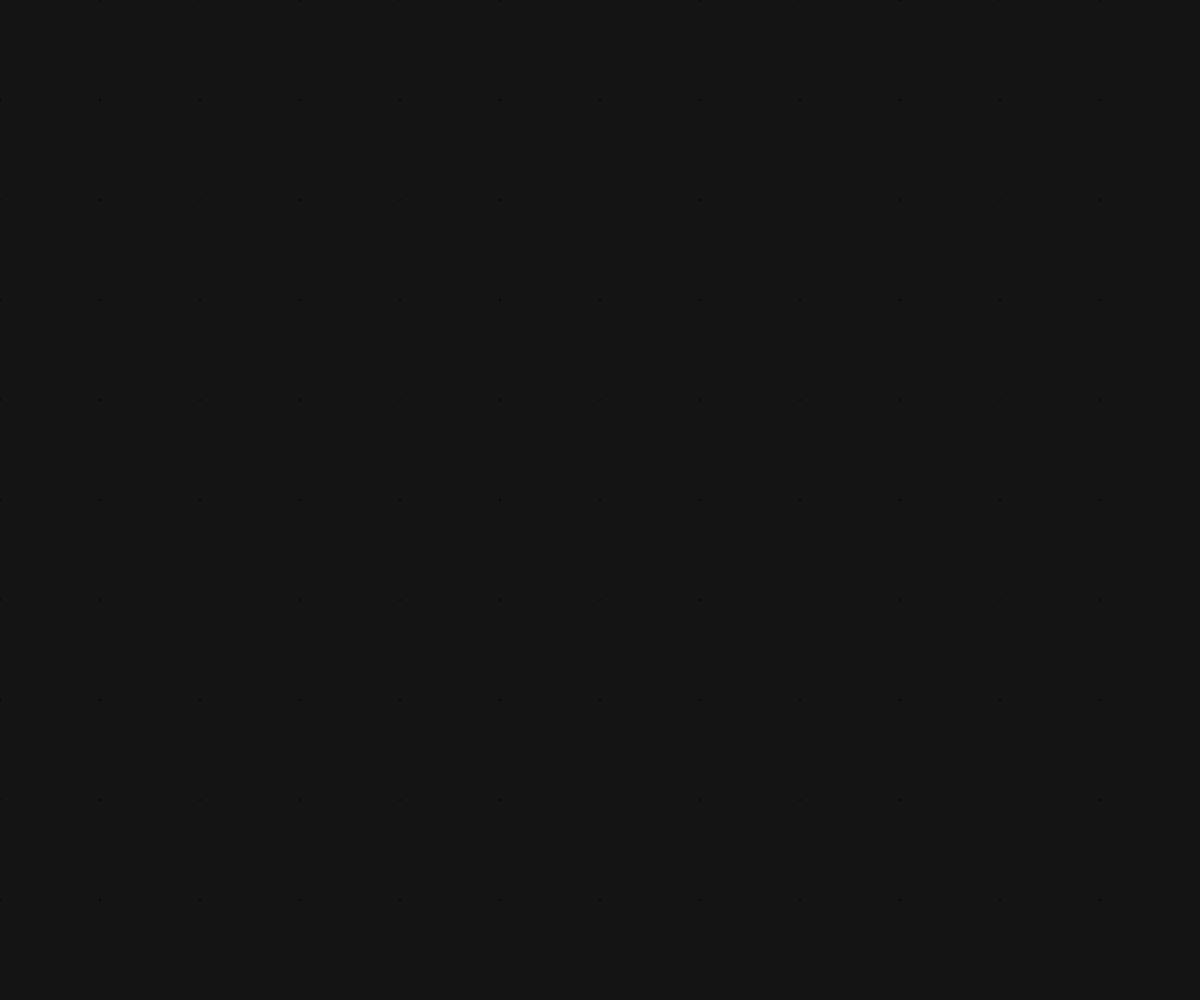
Frame 1 (no input)
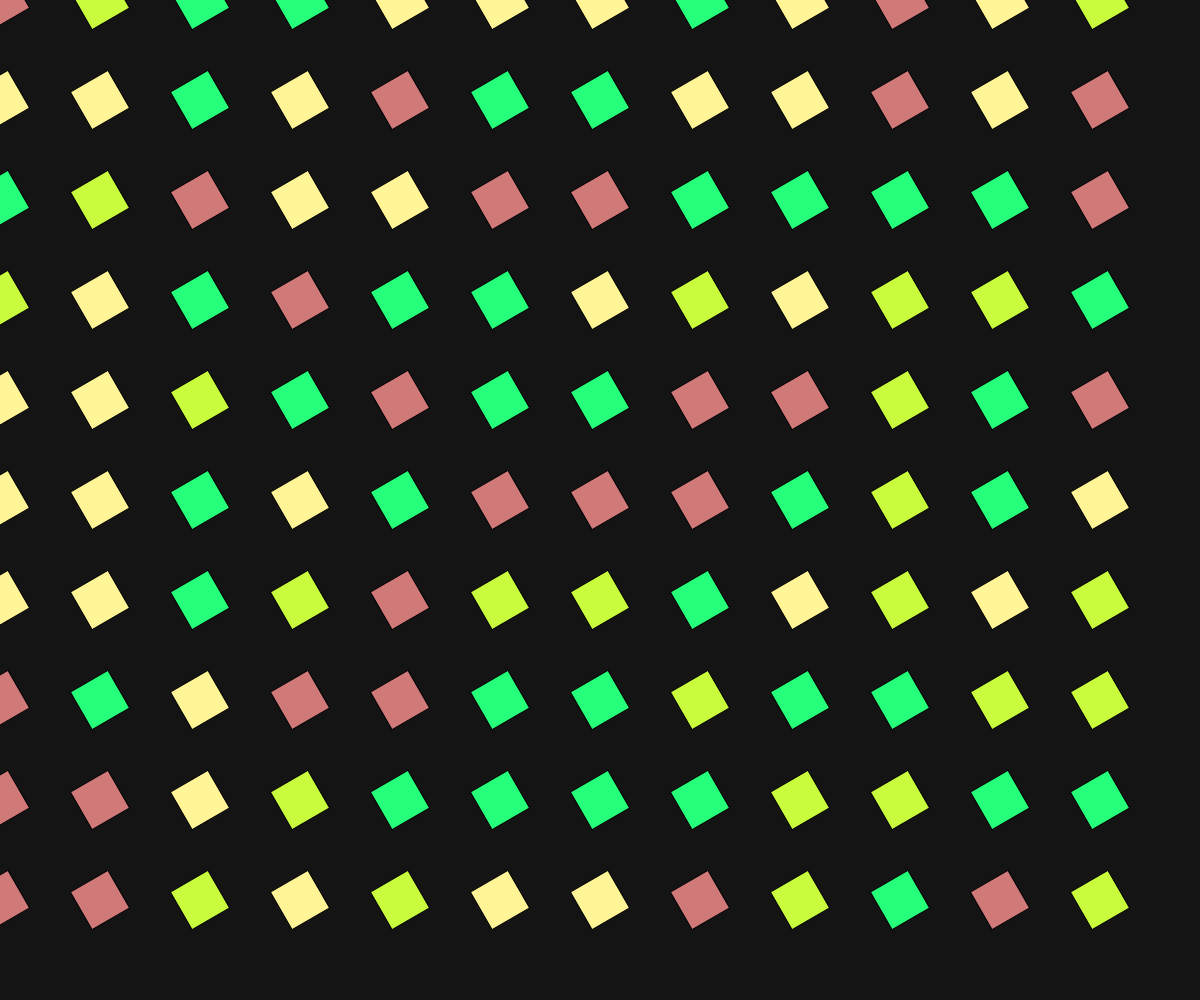
Frame 60 (no input)
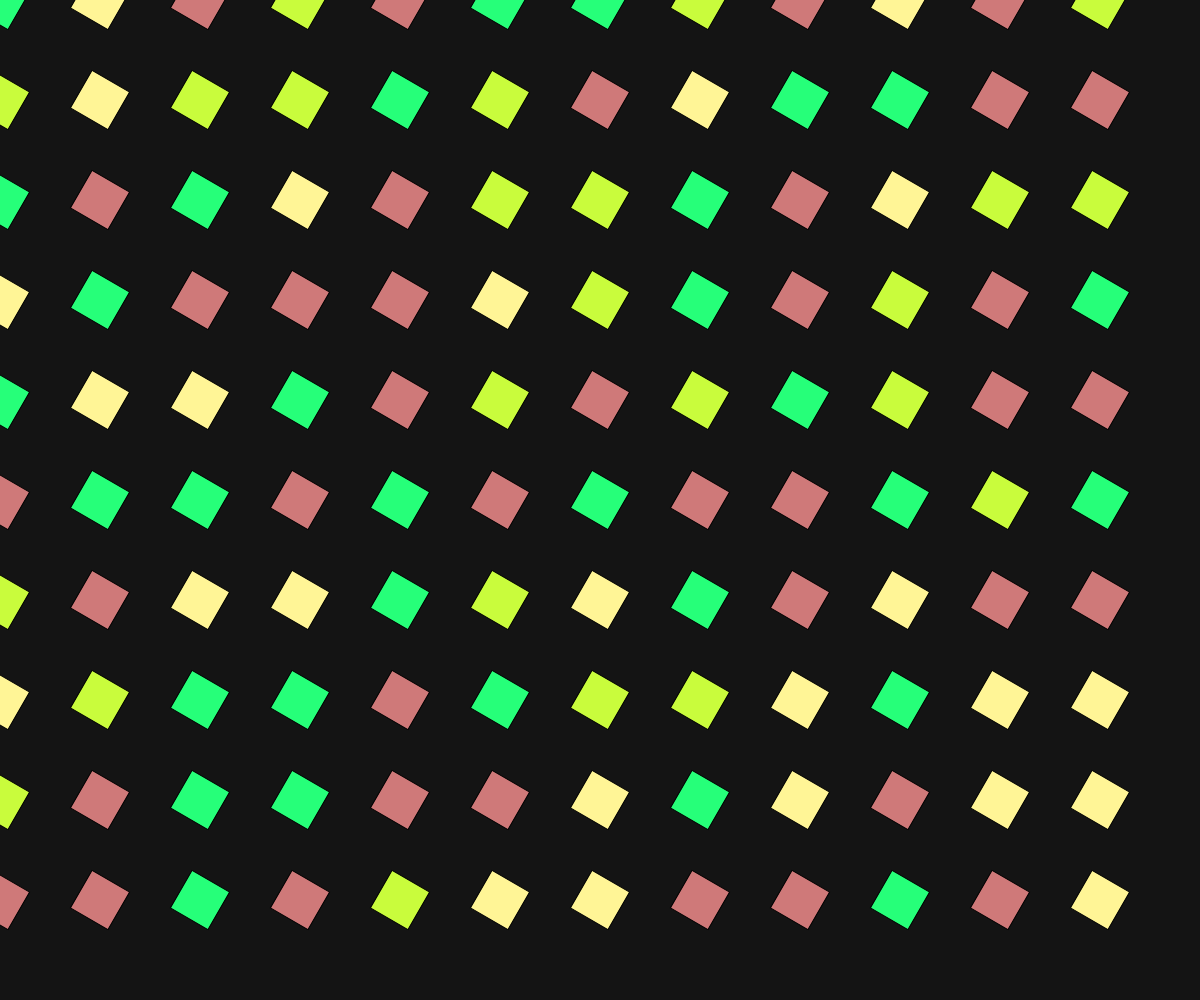
Frame 120 (the mouse pressed at the canvas centre since frame 60)

The p5.js sketch that drew these frames (run headless with seeded random() and noise() and a simulated clock; from frame 60 on, the mouse is pressed at the canvas centre):

// p5.js sketch
// ── sketch.js
let colour =["#26ff79ff", "#c9fc3cff", "#fff596ff","#cf7979ff"]
let size = 100

function setup() {
  frameRate(50);
  createCanvas(innerWidth, innerHeight);
  
  
  rectMode(CENTER);
  angleMode(DEGREES);
}

function draw() {
  background(20);
  // create grid squares
  for(let i = 0; i <width; i = i+size){
    for(let j = 0; j <height; j = j+size){

      let choice = floor(random(0,colour.length))
      fill(colour[choice]);
      
      push();
      translate(i,j);
      rotate(frameCount*10);
      rect(0,0,size/2*sin(frameCount),size/2*sin(frameCount));
      pop();
    }
}
}
